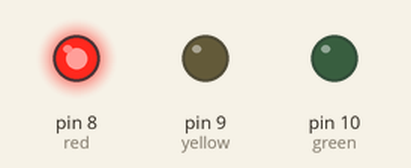
Recording of a sketch running on a simulated Arduino Uno, built with avr-gcc and run on an emulated ATmega328P. Parts: output pins drawn as LEDs (lit = HIGH).

Above: at 5.0 s.
At 11.0 s:
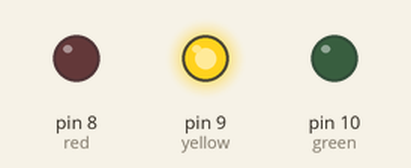
At 19.5 s:
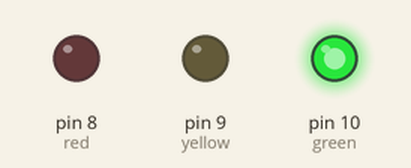
Timing chart, 0 to 35.1 s (numbered marks = the images above):
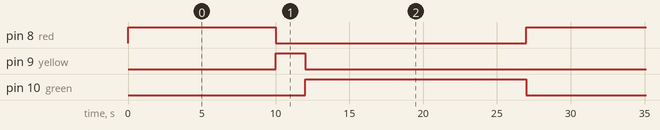

The sketch:

den_giao_thong.ino
```cpp
// chương trình điều khiển đèn giao thông
int red = 8;
int yellow = 9;
int green = 10;
void setup(){
pinMode(red,OUTPUT);
pinMode(yellow,OUTPUT);
pinMode(green,OUTPUT);
}
void loop(){
dengiaothong();
delay(15000);
}
void dengiaothong(){
digitalWrite(yellow,LOW);
digitalWrite(green,LOW);
digitalWrite(red,HIGH);
delay(10000);// den đỏ sáng 10 giây.

digitalWrite(green,LOW);
digitalWrite(red,LOW);
digitalWrite(yellow,HIGH);
delay(2000);  // đèn vàng sáng 2 giây.

digitalWrite(yellow,LOW);
digitalWrite(red,LOW);
digitalWrite(green,HIGH); // den xanh sang 15 s
}
```

Measured:
- by itself, pin 8 (red): alternates HIGH for 10.0 s and LOW for 17.0 s
- by itself, pin 9 (yellow): alternates HIGH for 2.0 s and LOW for 25.0 s
- by itself, pin 10 (green): alternates HIGH for 15.0 s and LOW for 12.0 s
